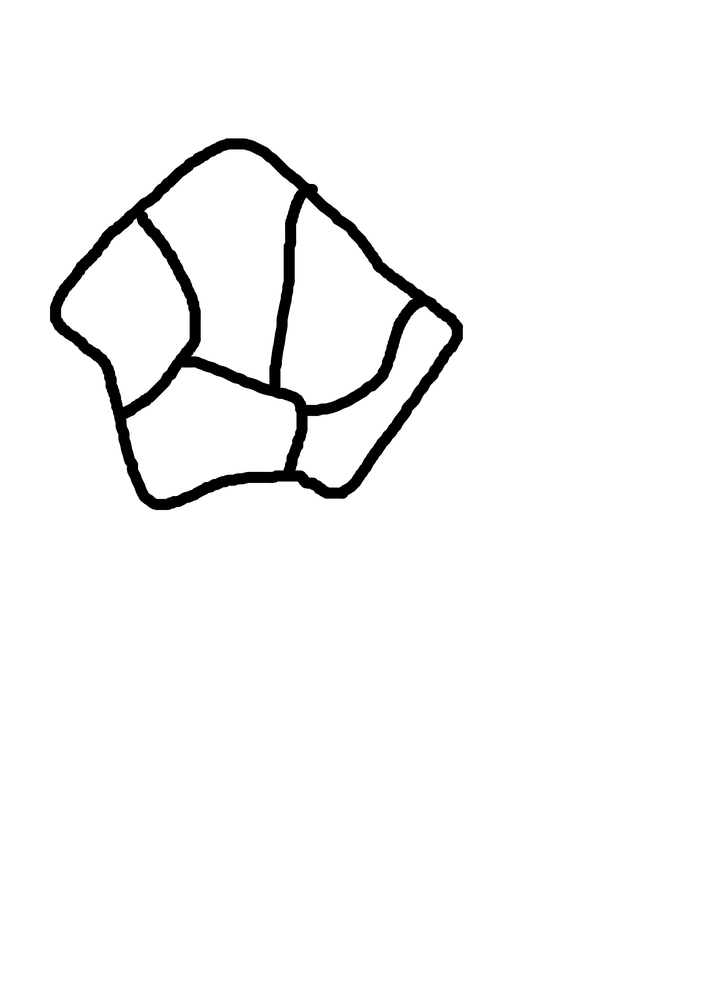
#> input picture ripple_remover/lithic_drawing.png, 706 x 999 px, shrunk from 2480 x 3508 before the run
$ python ripple_remover_3.py
#> lines starting #> are read from the running program, lines starting #| are printed output that depends on the picture; after the words box and inside, x2 and y2 are one past the last pixel; in counts of white or black regions, pixels touching at a corner belong together
# [29 lines of commented-out code are left out]

import cv2
import numpy as np

# Load the image
image = cv2.imread('lithic_drawing.png')  # Replace 'your_image_path.jpg' with the actual path to your image
#> image is the input picture: shape (999, 706, 3); min 0, max 255, mean 247

# Convert the image to grayscale
gray = cv2.cvtColor(image, cv2.COLOR_BGR2GRAY)

# Apply thresholding to create a binary image
_, thresh = cv2.threshold(gray, 128, 255, cv2.THRESH_BINARY)
#> thresh: shape (999, 706); 96.9% white; 1 black region, box (x1, y1, x2, y2) and area: (50, 138, 463, 510) 22206

# Find contours in the binary image
contours, _ = cv2.findContours(thresh, cv2.RETR_EXTERNAL, cv2.CHAIN_APPROX_SIMPLE)
#> contours = [[[0, 0], [0, 998], [705, 998], [705, 0]]]

# Measure and print the area of each shape within the larger shape
for idx, contour in enumerate(contours):
    area = cv2.contourArea(contour)
    print(f"Area of Shape {idx + 1}: {area}")
#> this loop made 1 pass
#> (contour, area) on pass 1: ([[0, 0], [0, 998], [705, 998], [705, 0]], 703590)
#| Area of Shape 1: 703590.0

# Measure and print the area of the larger shape
larger_shape_area = cv2.contourArea(max(contours, key=cv2.contourArea))
#> larger_shape_area = 703590
print(f"\nArea of Larger Shape: {larger_shape_area}")
#| Area of Larger Shape: 703590.0

# Display the original image with contours
cv2.drawContours(image, contours, -1, (0, 255, 0), 2)
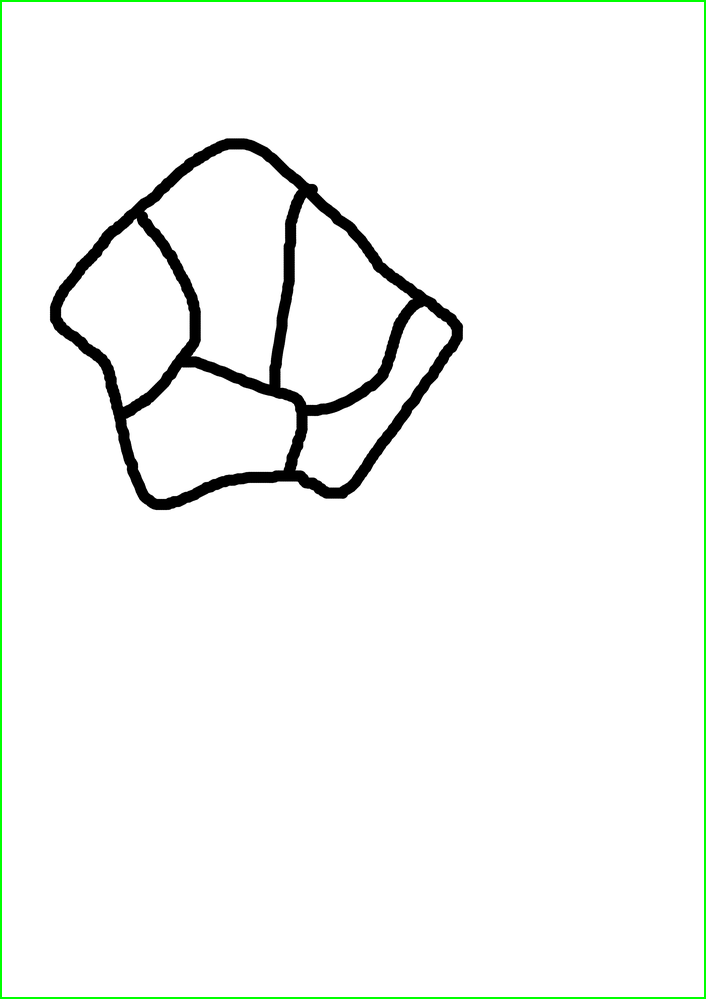
#> image: shape (999, 706, 3); 0.96% of pixels changed, all inside (x1, y1, x2, y2) = (0, 0, 706, 999)
cv2.imshow('Contours', image)
cv2.waitKey(0)
cv2.destroyAllWindows()

$ run again, with ripple_remover/square_w_lines.png copied over ripple_remover/lithic_drawing.png
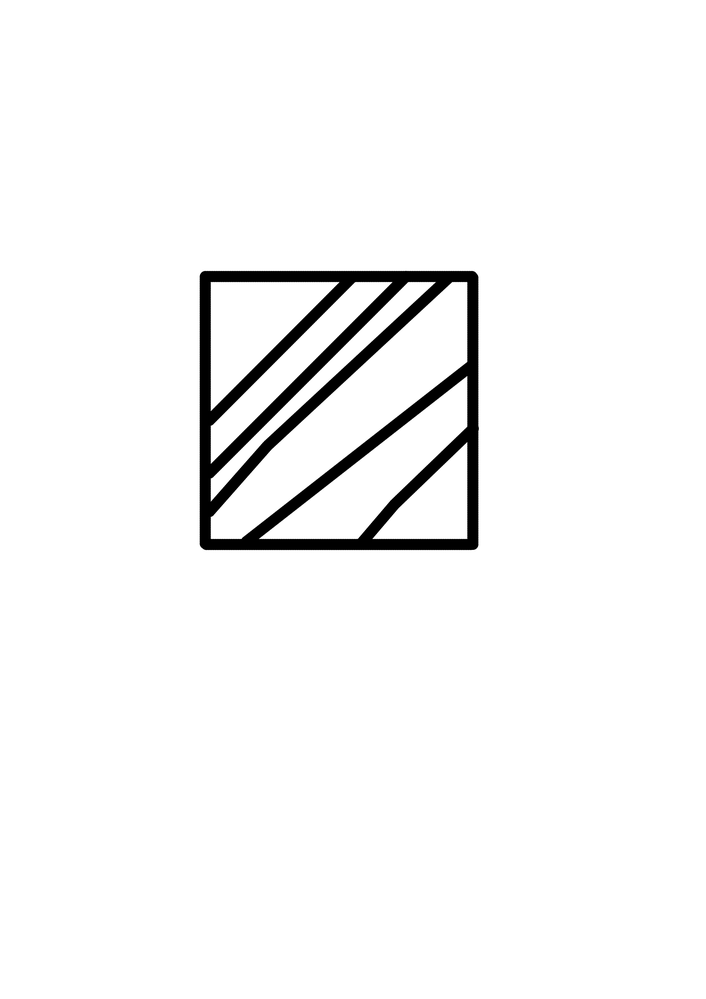
#> input picture ripple_remover/square_w_lines.png, 706 x 999 px, shrunk from 2480 x 3508 before the run
#> image is the input picture: shape (999, 706, 3); min 0, max 255, mean 245.9
#> thresh: shape (999, 706); 96.4% white; 1 black region, box (x1, y1, x2, y2) and area: (200, 271, 479, 550) 25224
#> contours = [[[0, 0], [0, 998], [705, 998], [705, 0]]]
#> the loop `for idx, contour in enumerate(contours):` made 1 pass
#> (contour, area) on pass 1: ([[0, 0], [0, 998], [705, 998], [705, 0]], 703590)
#> (printed output is left out)
#> larger_shape_area = 703590
#| Area of Larger Shape: 703590.0
#> `cv2.drawContours(image, contours, -1, (0, 255, 0), 2)`:
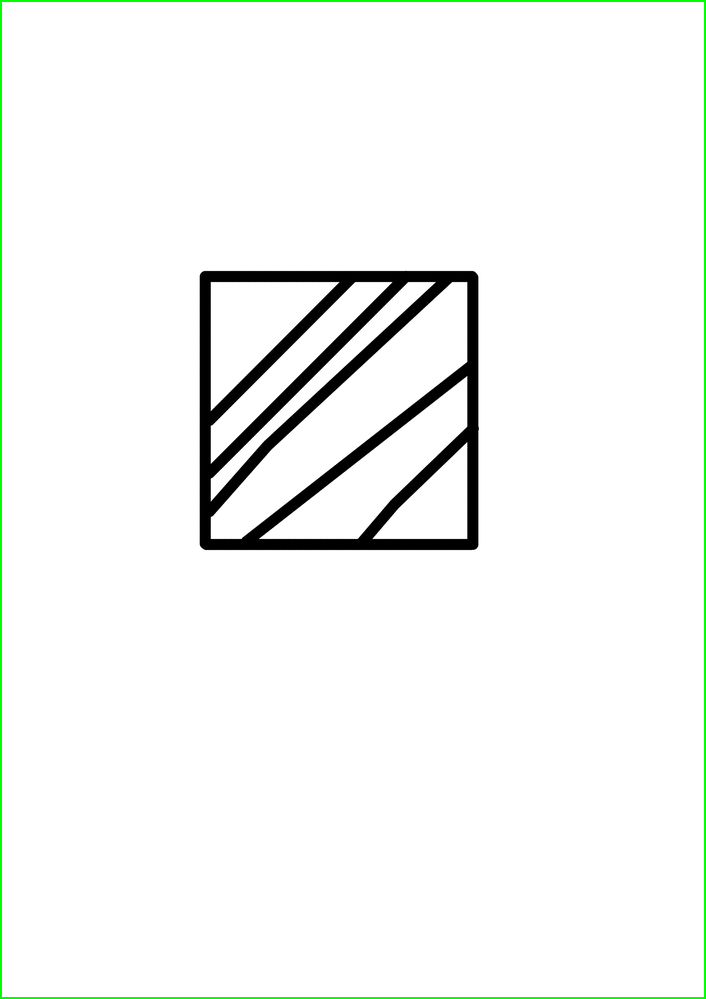
#> image: shape (999, 706, 3); 0.96% of pixels changed, all inside (x1, y1, x2, y2) = (0, 0, 706, 999)

$ run again, with ripple_remover/test.png copied over ripple_remover/lithic_drawing.png
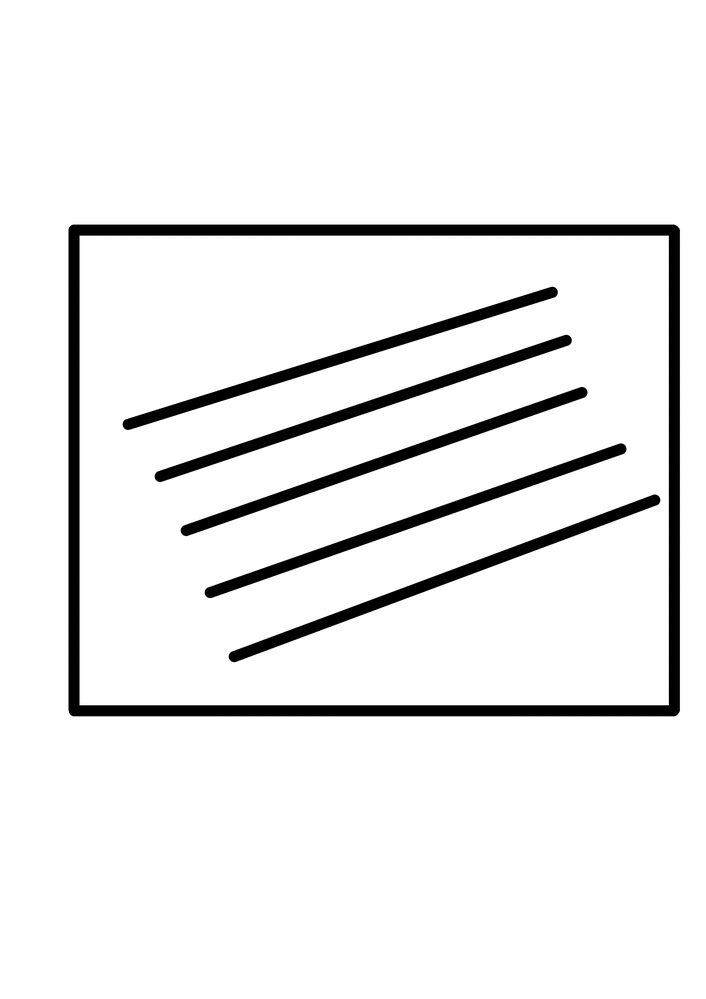
#> input picture ripple_remover/test.png, 706 x 999 px, shrunk from 2480 x 3508 before the run
#> image is the input picture: shape (999, 706, 3); min 0, max 255, mean 237.5
#> `_, thresh = cv2.threshold(gray, 128, 255, cv2.THRESH_BINARY)`:
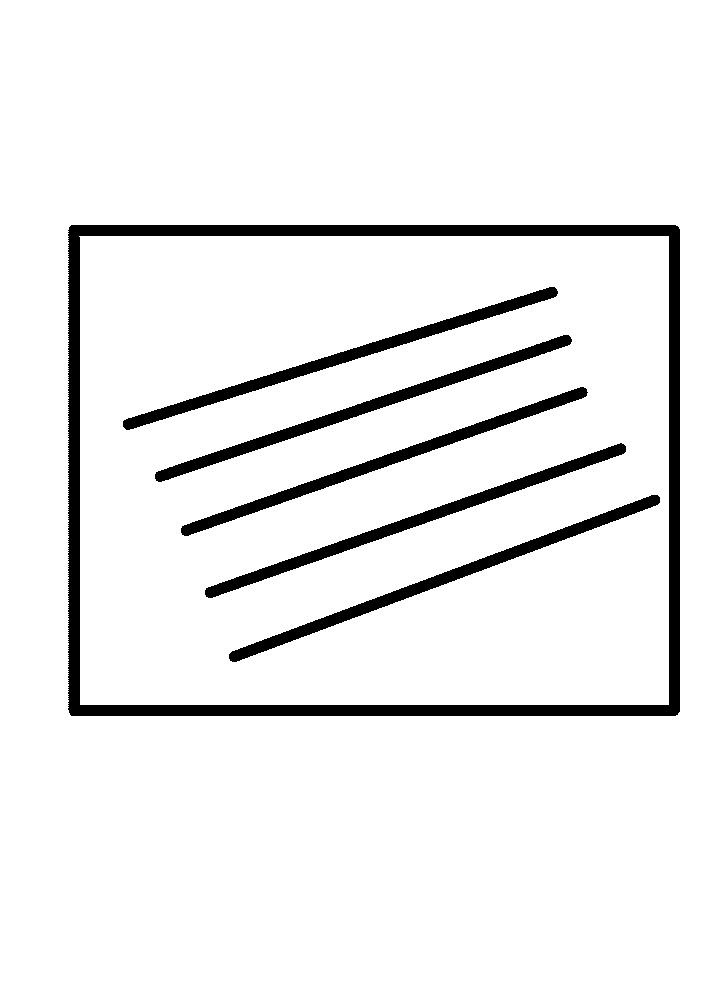
#> thresh: shape (999, 706); 93.1% white; 6 black regions, box (x1, y1, x2, y2) and area: (68, 225, 680, 716) 23980, (229, 495, 660, 662) 5052, (123, 287, 558, 430) 5004, (205, 443, 626, 598) 4902, (155, 335, 572, 482) 4826, (181, 387, 588, 536) 4728
#> contours = [[[0, 0], [0, 998], [705, 998], [705, 0]]]
#> the loop `for idx, contour in enumerate(contours):` made 1 pass
#> (contour, area) on pass 1: ([[0, 0], [0, 998], [705, 998], [705, 0]], 703590)
#> (printed output is left out)
#> larger_shape_area = 703590
#| Area of Larger Shape: 703590.0
#> `cv2.drawContours(image, contours, -1, (0, 255, 0), 2)`:
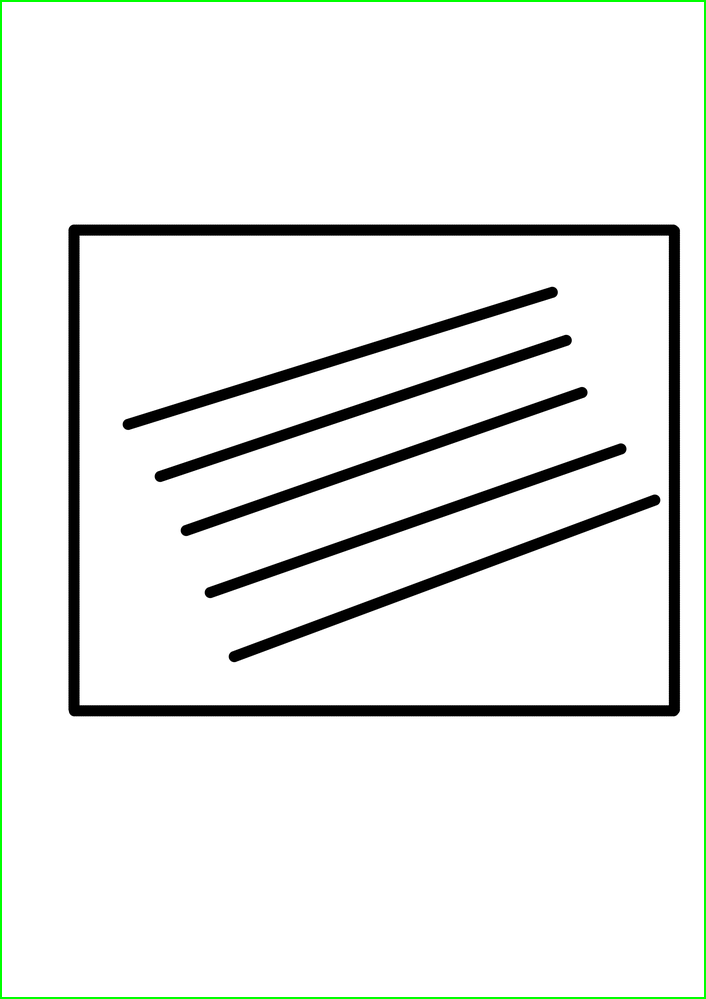
#> image: shape (999, 706, 3); 0.96% of pixels changed, all inside (x1, y1, x2, y2) = (0, 0, 706, 999)
